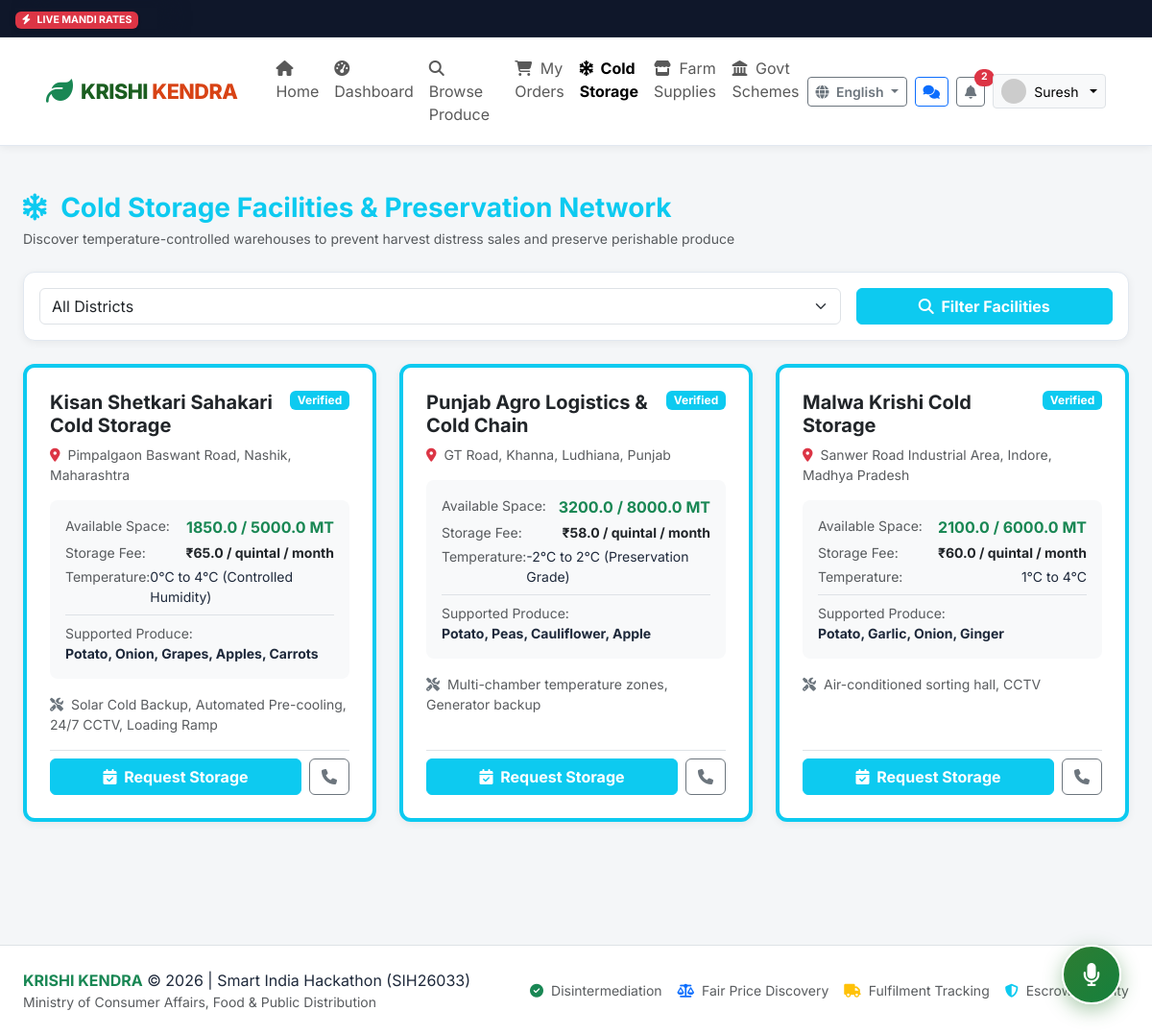
/cold-storage/ (signed in), run on the app's committed database.
### app/models.py (models this page shows, shortened)
class User(db.Model):
    __tablename__ = 'users'
    id = db.Column(db.Integer, primary_key=True)
    custom_id = db.Column(db.String(32), unique=True, nullable=False, index=True) # e.g. FK-2026-1001, BK-2026-2001, ADM-001
    phone = db.Column(db.String(15), unique=True, nullable=False, index=True)
    password_hash = db.Column(db.String(255), nullable=True)
    role = db.Column(db.String(20), nullable=False, default='farmer') # farmer, buyer, admin
    name = db.Column(db.String(120), nullable=False)
    profile_image = db.Column(db.String(255), default='default_avatar.png')
    preferred_language = db.Column(db.String(10), default='en') # en, hi, mr, ta, te
    is_verified = db.Column(db.Boolean, default=False)
    verification_status = db.Column(db.String(20), default='none') # none, pending, approved, rejected
    gov_id_type = db.Column(db.String(50), nullable=True) # Aadhaar, Voter Card, Kisan Credit Card
    gov_id_masked = db.Column(db.String(50), nullable=True) # e.g. "XXXX-XXXX-1234" (Never store full plaintext)
    verification_doc = db.Column(db.String(255), nullable=True)
    verification_rejection_reason = db.Column(db.String(255), nullable=True)
    is_active = db.Column(db.Boolean, default=True)
    created_at = db.Column(db.DateTime, default=datetime.utcnow)
    updated_at = db.Column(db.DateTime, default=datetime.utcnow, onupdate=datetime.utcnow)
    farmer_profile = db.relationship('FarmerProfile', backref='user', uselist=False, cascade='all, delete-orphan')
    buyer_profile = db.relationship('BuyerProfile', backref='user', uselist=False, cascade='all, delete-orphan')
    inventories = db.relationship('Inventory', backref='farmer', lazy='dynamic', cascade='all, delete-orphan')
    requirements = db.relationship('Requirement', backref='buyer', lazy='dynamic', cascade='all, delete-orphan')
    notifications = db.relationship('Notification', backref='user', lazy='dynamic', cascade='all, delete-orphan')

class ColdStorage(db.Model):
    __tablename__ = 'cold_storages'
    id = db.Column(db.Integer, primary_key=True)
    name = db.Column(db.String(150), nullable=False)
    operator_name = db.Column(db.String(120), default='Kisan Shetkari Sahakari')
    contact_phone = db.Column(db.String(20), default='+91 94220 11223')
    email = db.Column(db.String(120), default='contact@kisanstorage.org')
    address = db.Column(db.String(255), nullable=False)
    district = db.Column(db.String(100), nullable=False, default='Nashik')
    state = db.Column(db.String(100), nullable=False, default='Maharashtra')
    pincode = db.Column(db.String(10), default='422003')
    latitude = db.Column(db.Float, default=20.005)
    longitude = db.Column(db.Float, default=73.810)
    total_capacity_mt = db.Column(db.Float, default=5000.0) # Metric Tonnes
    available_capacity_mt = db.Column(db.Float, default=1850.0)
    approx_charge_per_month_per_quintal = db.Column(db.Float, default=65.0) # ₹ / quintal / month
    temp_range_celsius = db.Column(db.String(50), default='0°C to 4°C (Controlled Humidity)')
    supported_produce = db.Column(db.String(255), default='Potato, Onion, Apples, Grapes, Carrots')
    facilities = db.Column(db.String(255), default='Solar Cold Backup, Automated Pre-cooling, 24/7 CCTV')
    is_verified = db.Column(db.Boolean, default=True)
    is_active = db.Column(db.Boolean, default=True)
    created_at = db.Column(db.DateTime, default=datetime.utcnow)
    bookings = db.relationship('ColdStorageBooking', backref='facility', lazy='dynamic', cascade='all, delete-orphan')

### app/routes/cold_storage.py (the view)
@cold_storage_bp.route('/')
def index():
    district_filter = request.args.get('district', '')
    query = ColdStorage.query.filter_by(is_active=True)
    if district_filter and district_filter != 'All':
        query = query.filter(ColdStorage.district.ilike(f"%{district_filter}%"))
    storages = query.all()
    districts = db.session.query(ColdStorage.district).distinct().all()
    districts = [d[0] for d in districts if d[0]]
    my_bookings = []
    if g.user and g.user.role == 'farmer':
        my_bookings = ColdStorageBooking.query.filter_by(farmer_id=g.user.id).order_by(ColdStorageBooking.created_at.desc()).all()
    return render_template(
        'cold_storage/index.html',
        storages=storages,
        districts=districts,
        selected_district=district_filter,
        my_bookings=my_bookings
    )

### app/templates/cold_storage/index.html (shortened to what this page needs)
{% extends "base.html" %}
{% block content %}
<div class="container-fluid px-lg-4 py-3">
  <div class="d-flex flex-column flex-md-row justify-content-between align-items-md-center gap-3 mb-4">
    <div>
      <h3 class="fw-bold text-info mb-1"><i class="fas fa-snowflake me-2"></i> Cold Storage Facilities & Preservation Network</h3>
      <p class="text-muted small mb-0">Discover temperature-controlled warehouses to prevent harvest distress sales and preserve perishable produce</p>
    </div>
  </div>
  <div class="k-card p-3 mb-4">
    <form method="GET" action="{{ url_for('cold_storage.index') }}" class="row g-3 align-items-center">
      <div class="col-md-9">
        <select name="district" class="form-select">
          <option value="All">All Districts</option>
        </select>
      </div>
      <div class="col-md-3">
        <button type="submit" class="btn btn-info text-white fw-bold w-100">
          <i class="fas fa-search me-1"></i> Filter Facilities
        </button>
      </div>
    </form>
  </div>
  <div class="row g-4 mb-5">
    {% for s in storages %}
    <div class="col-lg-4 col-md-6">
      <div class="k-card h-100 p-4 d-flex flex-column justify-content-between border-start border-4 border-info">
        <div>
          <div class="d-flex justify-content-between align-items-start mb-2">
            <h5 class="fw-bold text-dark mb-0">{{ s.name }}</h5>
            <span class="badge bg-info text-white">Verified</span>
          </div>
          <small class="text-muted d-block mb-3">
            <i class="fas fa-map-marker-alt text-danger me-1"></i> {{ s.address }}, {{ s.district }}, {{ s.state }}
          </small>
          <div class="p-3 bg-light rounded-3 mb-3 small">
            <div class="d-flex justify-content-between mb-1">
              <span class="text-muted">Available Space:</span>
              <strong class="text-success fs-6">{{ s.available_capacity_mt }} / {{ s.total_capacity_mt }} MT</strong>
            </div>
            <div class="d-flex justify-content-between mb-1">
              <span class="text-muted">Storage Fee:</span>
              <strong class="text-dark">₹{{ s.approx_charge_per_month_per_quintal }} / quintal / month</strong>
            </div>
            <div class="d-flex justify-content-between mb-1">
              <span class="text-muted">Temperature:</span>
              <span>{{ s.temp_range_celsius }}</span>
            </div>
            <div class="mt-2 pt-2 border-top">
              <span class="text-muted d-block">Supported Produce:</span>
              <strong>{{ s.supported_produce }}</strong>
            </div>
          </div>
          <div class="small text-muted mb-3">
            <i class="fas fa-tools me-1 text-secondary"></i> {{ s.facilities }}
          </div>
        </div>
        <div class="d-flex gap-2 pt-2 border-top">
          <a href="{{ url_for('cold_storage.book', storage_id=s.id) }}" class="btn btn-info text-white fw-bold flex-grow-1">
            <i class="fas fa-calendar-check me-1"></i> Request Storage
          </a>
          <a href="tel:{{ s.contact_phone }}" class="btn btn-outline-secondary" title="Call Operator">
            <i class="fas fa-phone"></i>
          </a>
        </div>
      </div>
    </div>
    {% endfor %}
  </div>
</div>
{% endblock %}

### app/templates/base.html (shortened to what this page needs)
<!DOCTYPE html>
<html lang="{{ current_lang }}">
<head>
  <link href="https://cdn.jsdelivr.net/npm/bootstrap@5.3.3/dist/css/bootstrap.min.css" rel="stylesheet">
  <link rel="stylesheet" href="https://cdnjs.cloudflare.com/ajax/libs/font-awesome/6.5.1/css/all.min.css">
  <link rel="stylesheet" href="{{ url_for('static', filename='css/style.css') }}">
</head>
<body class="{% if current_user and current_user.role == 'farmer' %}theme-farmer{% elif current_user and current_user.role == 'buyer' %}theme-buyer{% elif current_user and current_user.role == 'admin' %}theme-admin{% endif %}">
  <div class="mandi-ticker">
    <div class="mandi-ticker-badge">
      <span class="badge bg-danger shadow-sm"><i class="fas fa-bolt me-1"></i> LIVE MANDI RATES</span>
    </div>
    <div class="mandi-ticker-track">
      <div class="ticker-wrap">
      </div>
    </div>
  </div>
  <nav class="navbar navbar-expand-lg navbar-krishi sticky-top">
    <div class="container-fluid px-lg-4">
      <a class="navbar-brand d-flex align-items-center" href="{{ url_for('main.index') }}">
        <i class="fas fa-leaf text-success fs-3 me-2"></i>
        <div class="brand-title">
          KRISHI <span>KENDRA</span>
        </div>
      </a>
      <div class="collapse navbar-collapse" id="navbarKrishiContent">
        <ul class="navbar-nav me-auto mb-2 mb-lg-0 ms-lg-3">
          <li class="nav-item">
            <a class="nav-link {% if request.endpoint == 'main.index' %}active fw-bold{% endif %}" href="{{ url_for('main.index') }}"><i class="fas fa-home me-1"></i> <span data-i18n="nav_home">Home</span></a>
          </li>
          {% if current_user %}
            {% if current_user.role == 'farmer' %}
              <li class="nav-item">
                <a class="nav-link {% if request.endpoint == 'farmer.dashboard' %}active text-success fw-bold{% endif %}" href="{{ url_for('farmer.dashboard') }}"><i class="fas fa-tachometer-alt me-1"></i> <span data-i18n="nav_dashboard">Dashboard</span></a>
              </li>
              <li class="nav-item">
                <a class="nav-link {% if request.endpoint == 'farmer.inventory' or request.endpoint == 'farmer.add_produce' %}active text-success fw-bold{% endif %}" href="{{ url_for('farmer.inventory') }}"><i class="fas fa-boxes me-1"></i> <span data-i18n="nav_inventory">My Inventory</span></a>
              </li>
              <li class="nav-item">
                <a class="nav-link {% if request.endpoint == 'farmer.orders' %}active text-success fw-bold{% endif %}" href="{{ url_for('farmer.orders') }}"><i class="fas fa-handshake me-1"></i> <span data-i18n="nav_orders">Orders</span></a>
              </li>
            {% elif current_user.role == 'buyer' %}
              <li class="nav-item">
                <a class="nav-link " href="{{ url_for('buyer.dashboard') }}"><i class="fas fa-tachometer-alt me-1"></i> <span data-i18n="nav_dashboard"></span></a>
              </li>
              <li class="nav-item">
                <a class="nav-link {% if request.endpoint == 'buyer.browse' %}active text-warning fw-bold{% endif %}" href="{{ url_for('buyer.browse') }}"><i class="fas fa-search me-1"></i> Browse Produce</a>
              </li>
              <li class="nav-item">
                <a class="nav-link {% if request.endpoint == 'buyer.orders' %}active text-warning fw-bold{% endif %}" href="{{ url_for('buyer.orders') }}"><i class="fas fa-shopping-cart me-1"></i> My Orders</a>
              </li>
            {% elif current_user.role == 'admin' %}
              <li class="nav-item">
                <a class="nav-link {% if 'admin.' in (request.endpoint or '') %}active text-primary fw-bold{% endif %}" href="{{ url_for('admin.dashboard') }}"><i class="fas fa-shield-alt me-1"></i> Admin Portal</a>
              </li>
            {% endif %}
          {% endif %}
          <li class="nav-item">
            <a class="nav-link {% if 'cold_storage.' in (request.endpoint or '') %}active fw-bold{% endif %}" href="{{ url_for('cold_storage.index') }}"><i class="fas fa-snowflake me-1"></i> <span data-i18n="nav_cold_storage">Cold Storage</span></a>
          </li>
          <li class="nav-item">
            <a class="nav-link " href="{{ url_for('marketplace.index') }}"><i class="fas fa-store me-1"></i> <span data-i18n="nav_marketplace"></span></a>
          </li>
          <li class="nav-item">
            <a class="nav-link {% if 'schemes.' in (request.endpoint or '') %}active fw-bold{% endif %}" href="{{ url_for('schemes.index') }}"><i class="fas fa-landmark me-1"></i> <span data-i18n="nav_schemes">Govt Schemes</span></a>
          </li>
        </ul>
        <div class="d-flex align-items-center gap-2">
          <div class="dropdown">
            <button class="btn btn-sm btn-outline-secondary dropdown-toggle fw-semibold" type="button" data-bs-toggle="dropdown">
              <i class="fas fa-globe me-1"></i> {{ available_languages.get(current_lang, 'Language') }}
            </button>
          </div>
          {% if current_user %}
            <a href="{{ url_for('chat.chat_list') }}" class="btn btn-sm btn-outline-primary position-relative" title="Conversations & Offers">
              <i class="fas fa-comments"></i>
            </a>
            <div class="dropdown">
              <button class="btn btn-sm btn-outline-secondary position-relative" type="button" data-bs-toggle="dropdown" title="Notifications">
                <i class="fas fa-bell"></i>
                {% if unread_notifications_count > 0 %}
                  <span class="position-absolute top-0 start-100 translate-middle badge rounded-pill bg-danger">
                    {{ unread_notifications_count }}
                  </span>
                {% endif %}
              </button>
            </div>
            <div class="dropdown">
              <button class="btn btn-sm btn-light border dropdown-toggle d-flex align-items-center gap-2" type="button" data-bs-toggle="dropdown">
                <img src="{% if current_user.profile_image and current_user.profile_image != 'default_avatar.png' %}{{ url_for('static', filename='uploads/' + current_user.profile_image) }}{% else %}https://ui-avatars.com/api/?name={{ current_user.name }}&background=2e7d32&color=fff{% endif %}" alt="Avatar" class="rounded-circle" width="26" height="26">
                <span>{{ current_user.name.split()[0] }}</span>
              </button>
            </div>
          {% endif %}
        </div>
      </div>
    </div>
  </nav>
  <main class="py-3">
    {% block content %}{% endblock %}
  </main>
  <div class="voice-assistant-fab" id="voiceAssistantFab" title="Click to speak or chat with Krishi Mitra AI Copilot">
    <i class="fas fa-microphone fs-4"></i>
  </div>
  <footer class="bg-white border-top py-4 mt-5">
    <div class="container-fluid px-lg-4 d-flex flex-column flex-md-row justify-content-between align-items-center gap-3">
      <div>
        <span class="fw-bold text-success">KRISHI KENDRA</span> &copy; 2026 | Smart India Hackathon (SIH26033)
        <div class="text-muted small">Ministry of Consumer Affairs, Food & Public Distribution</div>
      </div>
      <div class="d-flex gap-3 small text-muted">
        <span><i class="fas fa-check-circle text-success me-1"></i> Disintermediation</span>
        <span><i class="fas fa-balance-scale text-primary me-1"></i> Fair Price Discovery</span>
        <span><i class="fas fa-truck text-warning me-1"></i> Fulfilment Tracking</span>
        <span><i class="fas fa-shield-alt text-info me-1"></i> Escrow Security</span>
      </div>
    </div>
  </footer>
</body>
</html>

### data on the page
User: name "Suresh"
ColdStorage: name "Kisan Shetkari Sahakari Cold Storage", address "Pimpalgaon Baswant Road", district "Nashik", state "Maharashtra", available_capacity_mt "1850.0", total_capacity_mt "5000.0", approx_charge_per_month_per_quintal "65.0", temp_range_celsius "0°C to 4°C (Controlled Humidity)", supported_produce "Potato, Onion, Grapes, Apples, Carrots", facilities "Solar Cold Backup, Automated Pre-cooling, 24/7 CCTV, Loading Ramp"
ColdStorage: name "Punjab Agro Logistics & Cold Chain", address "GT Road, Khanna", district "Ludhiana", state "Punjab", available_capacity_mt "3200.0", total_capacity_mt "8000.0", approx_charge_per_month_per_quintal "58.0", temp_range_celsius "-2°C to 2°C (Preservation Grade)", supported_produce "Potato, Peas, Cauliflower, Apple", facilities "Multi-chamber temperature zones, Generator backup"
ColdStorage: name "Malwa Krishi Cold Storage", address "Sanwer Road Industrial Area", district "Indore", state "Madhya Pradesh", available_capacity_mt "2100.0", total_capacity_mt "6000.0", approx_charge_per_month_per_quintal "60.0", temp_range_celsius "1°C to 4°C", supported_produce "Potato, Garlic, Onion, Ginger", facilities "Air-conditioned sorting hall, CCTV"

### other printed values
{{ available_languages.get(current_lang, 'Language') }} "English"
{{ unread_notifications_count }} "2"
